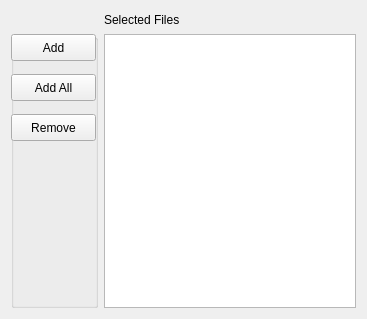
<?xml version="1.0" encoding="UTF-8"?>
<ui version="4.0">
 <class>GuiSelectedFilesWidgetAdd</class>
 <widget class="QWidget" name="GuiSelectedFilesWidgetAdd">
  <property name="geometry">
   <rect>
    <x>0</x>
    <y>0</y>
    <width>367</width>
    <height>319</height>
   </rect>
  </property>
  <property name="sizePolicy">
   <sizepolicy hsizetype="Minimum" vsizetype="Expanding">
    <horstretch>0</horstretch>
    <verstretch>0</verstretch>
   </sizepolicy>
  </property>
  <property name="windowTitle">
   <string>Form</string>
  </property>
  <layout class="QGridLayout" name="gridLayout">
   <item row="0" column="1">
    <widget class="QLabel" name="label">
     <property name="sizePolicy">
      <sizepolicy hsizetype="Fixed" vsizetype="Fixed">
       <horstretch>0</horstretch>
       <verstretch>0</verstretch>
      </sizepolicy>
     </property>
     <property name="minimumSize">
      <size>
       <width>86</width>
       <height>17</height>
      </size>
     </property>
     <property name="text">
      <string>Selected Files</string>
     </property>
    </widget>
   </item>
   <item row="1" column="1">
    <widget class="QTreeView" name="_SelectedFilesTreeView">
     <property name="sizePolicy">
      <sizepolicy hsizetype="Preferred" vsizetype="Expanding">
       <horstretch>0</horstretch>
       <verstretch>0</verstretch>
      </sizepolicy>
     </property>
     <property name="minimumSize">
      <size>
       <width>176</width>
       <height>110</height>
      </size>
     </property>
    </widget>
   </item>
   <item row="1" column="0">
    <widget class="QGroupBox" name="groupBox">
     <property name="minimumSize">
      <size>
       <width>87</width>
       <height>110</height>
      </size>
     </property>
     <property name="maximumSize">
      <size>
       <width>87</width>
       <height>16777215</height>
      </size>
     </property>
     <property name="title">
      <string/>
     </property>
     <widget class="QPushButton" name="_BtAdd">
      <property name="geometry">
       <rect>
        <x>0</x>
        <y>0</y>
        <width>85</width>
        <height>27</height>
       </rect>
      </property>
      <property name="minimumSize">
       <size>
        <width>85</width>
        <height>27</height>
       </size>
      </property>
      <property name="text">
       <string>Add</string>
      </property>
     </widget>
     <widget class="QPushButton" name="_BtAddAll">
      <property name="geometry">
       <rect>
        <x>0</x>
        <y>40</y>
        <width>85</width>
        <height>27</height>
       </rect>
      </property>
      <property name="minimumSize">
       <size>
        <width>85</width>
        <height>27</height>
       </size>
      </property>
      <property name="text">
       <string>Add All</string>
      </property>
     </widget>
     <widget class="QPushButton" name="_BtRemove">
      <property name="geometry">
       <rect>
        <x>0</x>
        <y>80</y>
        <width>85</width>
        <height>27</height>
       </rect>
      </property>
      <property name="minimumSize">
       <size>
        <width>85</width>
        <height>27</height>
       </size>
      </property>
      <property name="text">
       <string>Remove</string>
      </property>
     </widget>
    </widget>
   </item>
  </layout>
 </widget>
 <resources/>
 <connections/>
</ui>
